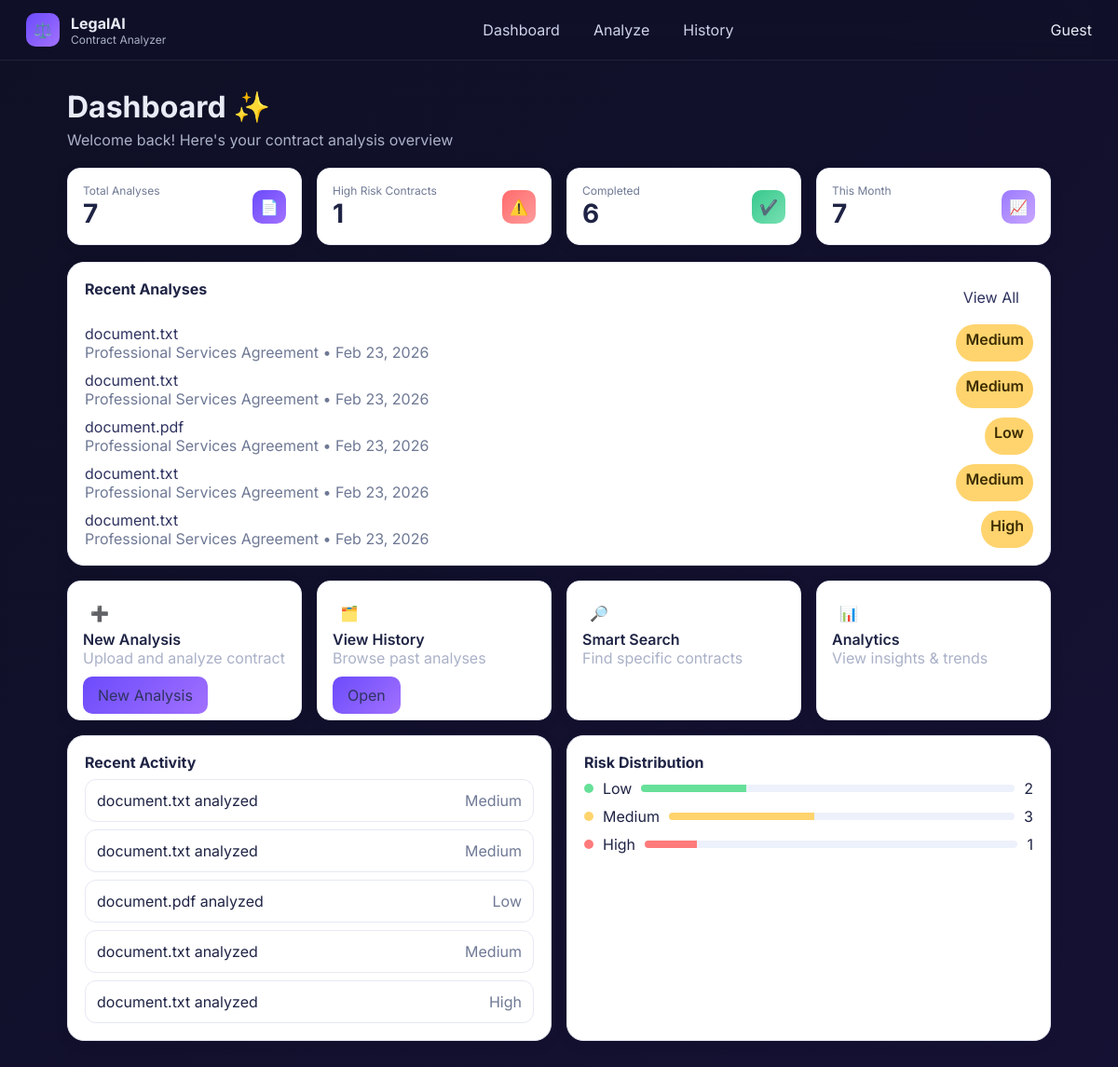
/dashboard, run on the app's committed database.
### app/models.py (models this page shows)
class Analysis(Base):
    __tablename__ = "analyses"
    id = Column(Integer, primary_key=True, index=True)
    user_id = Column(Integer, ForeignKey("users.id"))
    filename = Column(String(255), nullable=False)
    contract_type = Column(String(255), default="-")
    risk_level = Column(String(50), default="-")
    status = Column(String(50), default="Analyzing")
    created_at = Column(DateTime, default=datetime.utcnow)
    updated_at = Column(DateTime, default=datetime.utcnow, onupdate=datetime.utcnow)
    features = Column(String(255), default="")
    summary = Column(Text, default="")
    classification = Column(Text, default="")
    risk_assessment = Column(Text, default="")
    missing_clauses = Column(Text, default="")
    experts_review = Column(Text, default="")
    suggestions = Column(Text, default="")
    json_result = Column(Text, default="")
    user = relationship("User", back_populates="analyses")

### app/main.py (the view)
@app.get("/dashboard", response_class=HTMLResponse)
async def dashboard(request: Request, db: Session = Depends(db_dep)):
    total = db.query(Analysis).count()
    completed = db.query(Analysis).filter(Analysis.status == "Completed").count()
    high_risk = db.query(Analysis).filter(Analysis.risk_level == "High").count()
    recent = db.query(Analysis).order_by(Analysis.created_at.desc()).limit(5).all()
    user = {"name": "Guest"}
    from datetime import datetime
    now = datetime.utcnow()
    this_month = db.query(Analysis).filter(Analysis.created_at >= datetime(now.year, now.month, 1)).count()
    low = db.query(Analysis).filter(Analysis.risk_level == "Low").count()
    med = db.query(Analysis).filter(Analysis.risk_level == "Medium").count()
    hi = high_risk
    denom = total if total > 0 else 1
    dist = {
        "low": low, "medium": med, "high": hi,
        "low_pct": int(low * 100 / denom),
        "medium_pct": int(med * 100 / denom),
        "high_pct": int(hi * 100 / denom)
    }
    return templates.TemplateResponse("dashboard.html", {"request": request, "user": user, "total": total, "completed": completed, "high_risk": high_risk, "recent": recent, "this_month": this_month, "dist": dist})

### templates/dashboard.html
{% extends "base.html" %}
{% block content %}
  <div class="heading">Dashboard ✨</div>
  <div class="sub">Welcome back! Here's your contract analysis overview</div>
  <div class="grid">
    <div class="stat-card accent-purple">
      <div>
        <div class="stat-title">Total Analyses</div>
        <div class="stat-value">{{ total }}</div>
      </div>
      <div class="icon-badge">📄</div>
    </div>
    <div class="stat-card accent-red">
      <div>
        <div class="stat-title">High Risk Contracts</div>
        <div class="stat-value">{{ high_risk }}</div>
      </div>
      <div class="icon-badge">⚠️</div>
    </div>
    <div class="stat-card accent-green">
      <div>
        <div class="stat-title">Completed</div>
        <div class="stat-value">{{ completed }}</div>
      </div>
      <div class="icon-badge">✔️</div>
    </div>
    <div class="stat-card accent-lilac">
      <div>
        <div class="stat-title">This Month</div>
        <div class="stat-value">{{ this_month }}</div>
      </div>
      <div class="icon-badge">📈</div>
    </div>
  </div>
  <div class="section" style="margin-top:18px">
    <div class="row" style="justify-content:space-between">
      <div class="section-title">Recent Analyses</div>
      <a href="/history" class="btn-outline">View All</a>
    </div>
    {% for r in recent %}
    <div class="row" style="justify-content:space-between;margin-top:10px">
      <div>
        <a href="/results/{{ r.id }}">{{ r.filename }}</a>
        <div class="muted">{{ r.contract_type }} • {{ r.created_at.strftime('%b %d, %Y') }}</div>
      </div>
      <span class="badge">{{ r.risk_level if r.risk_level!='-' else 'Unknown' }}</span>
    </div>
    {% endfor %}
  </div>
  <div class="grid">
    <div class="tile-card">
      <div class="icon-badge">➕</div>
      <div class="muted">New Analysis</div>
      <div class="sub">Upload and analyze contract</div>
      <a class="btn" href="/analyze">New Analysis</a>
    </div>
    <div class="tile-card">
      <div class="icon-badge">🗂️</div>
      <div class="muted">View History</div>
      <div class="sub">Browse past analyses</div>
      <a class="btn" href="/history">Open</a>
    </div>
    <div class="tile-card">
      <div class="icon-badge">🔎</div>
      <div class="muted">Smart Search</div>
      <div class="sub">Find specific contracts</div>
    </div>
    <div class="tile-card">
      <div class="icon-badge">📊</div>
      <div class="muted">Analytics</div>
      <div class="sub">View insights & trends</div>
    </div>
  </div>
  <div class="grid" style="margin-top:16px">
    <div class="section two">
      <div class="section-title">Recent Activity</div>
      {% for r in recent %}
      <div class="list-item" style="margin-top:8px">
        <div>{{ r.filename }} analyzed</div>
        <div class="sev">{{ r.risk_level if r.risk_level!='-' else 'Unknown' }}</div>
      </div>
      {% endfor %}
    </div>
    <div class="section two">
      <div class="section-title">Risk Distribution</div>
      <div class="list" style="margin-top:8px">
        <div class="dist-item">
          <div class="dist-dot dot-low"></div><div>Low</div>
          <div class="dist-bar"><div class="fill-low" style="width:{{ dist.low_pct }}%"></div></div>
          <div>{{ dist.low }}</div>
        </div>
        <div class="dist-item">
          <div class="dist-dot dot-medium"></div><div>Medium</div>
          <div class="dist-bar"><div class="fill-medium" style="width:{{ dist.medium_pct }}%"></div></div>
          <div>{{ dist.medium }}</div>
        </div>
        <div class="dist-item">
          <div class="dist-dot dot-high"></div><div>High</div>
          <div class="dist-bar"><div class="fill-high" style="width:{{ dist.high_pct }}%"></div></div>
          <div>{{ dist.high }}</div>
        </div>
      </div>
    </div>
  </div>
{% endblock %}

### static/styles.css (style rules this page uses)
* { box-sizing:border-box }
body { margin:0;font-family:Inter,system-ui,-apple-system,Segoe UI,Roboto }
.bg { min-height:100vh;background:linear-gradient(135deg,#0f1025 0%,#1a1242 50%,#0f1025 100%);background-size:400% 400%;animation:bgMove 18s ease infinite;color:#e9ecf6 }
.btn { background:linear-gradient(135deg,#6b4bfb,#a271ff);color:#fff;padding:10px 16px;border:none;border-radius:10px;text-decoration:none }
.btn-outline { padding:8px 14px;border-radius:10px;border:1px solid rgba(255,255,255,.18);color:#cdd3ea;text-decoration:none }
.heading { font-size:32px;font-weight:700;margin-bottom:6px }
.sub { color:#aab1c8;margin-bottom:20px }
.grid { display:grid;grid-template-columns:repeat(4,1fr);gap:16px }
.muted { color:#6f7995 }
.row { display:flex;gap:16px;flex-wrap:wrap }
.two { grid-column:span 2 }
.badge { display:inline-block;padding:6px 10px;border-radius:999px;background:#ffd46e;color:#3c2c00;font-weight:600 }
.section { background:#ffffff;border:1px solid #e6e9f3;border-radius:18px;padding:18px;margin-bottom:16px;box-shadow:0 4px 14px rgba(16,16,40,.08);color:#1f2445 }
.section-title { font-weight:700 }
.list { display:flex;flex-direction:column;gap:10px }
.list-item { display:flex;align-items:center;justify-content:space-between;border:1px solid #e6e9f3;background:#ffffff;border-radius:12px;padding:12px;color:#1f2445 }
.list-item .sev { color:#6f7995 }
.stat-card { background:#ffffff;border:1px solid #e6e9f3;border-radius:14px;padding:16px;display:flex;justify-content:space-between;align-items:center;box-shadow:0 4px 14px rgba(16,16,40,.08);color:#1f2445 }
.stat-title { color:#6f7995;font-size:12px }
.stat-value { font-size:28px;font-weight:700 }
.icon-badge { width:36px;height:36px;border-radius:10px;display:flex;align-items:center;justify-content:center;color:#fff }
.accent-purple .icon-badge { background:linear-gradient(135deg,#6b4bfb,#a271ff) }
.accent-red .icon-badge { background:linear-gradient(135deg,#ff6b6b,#ff9c9c) }
.accent-green .icon-badge { background:linear-gradient(135deg,#37c98d,#78e0b2) }
.accent-lilac .icon-badge { background:linear-gradient(135deg,#9b7aff,#c8a6ff) }
.tile-card { background:#ffffff;border:1px solid #e6e9f3;border-radius:14px;padding:16px;box-shadow:0 4px 14px rgba(16,16,40,.08);color:#1f2445 }
.tile-card .muted { font-weight:600;color:#1f2445 }
.dist-item { display:flex;align-items:center;gap:10px }
.dist-dot { width:10px;height:10px;border-radius:999px }
.dot-low { background:#67e099 }
.dot-medium { background:#ffd46e }
.dot-high { background:#ff7b7b }
.dist-bar { flex:1;height:8px;border-radius:999px;background:#edf1fb;overflow:hidden }
.fill-low { background:#67e099;height:8px }
.fill-medium { background:#ffd46e;height:8px }
.fill-high { background:#ff7b7b;height:8px }
.section a, .card a, .tile-card a { color:#2f3360; text-decoration:none }

### data on the page
Analysis: filename "document.txt", contract_type "Professional Services Agreement", created_at "Feb 23, 2026", risk_level "Medium"
Analysis: filename "document.txt", contract_type "Professional Services Agreement", created_at "Feb 23, 2026", risk_level "Medium"
Analysis: filename "document.pdf", contract_type "Professional Services Agreement", created_at "Feb 23, 2026", risk_level "Low"
Analysis: filename "document.txt", contract_type "Professional Services Agreement", created_at "Feb 23, 2026", risk_level "Medium"
Analysis: filename "document.txt", contract_type "Professional Services Agreement", created_at "Feb 23, 2026", risk_level "High"

### other printed values
{{ (user and user.name) or 'Guest' }} "Guest"
{{ total }} "7"
{{ high_risk }} "1"
{{ completed }} "6"
{{ this_month }} "7"
{{ dist.low }} "2"
{{ dist.medium }} "3"
{{ dist.high }} "1"
